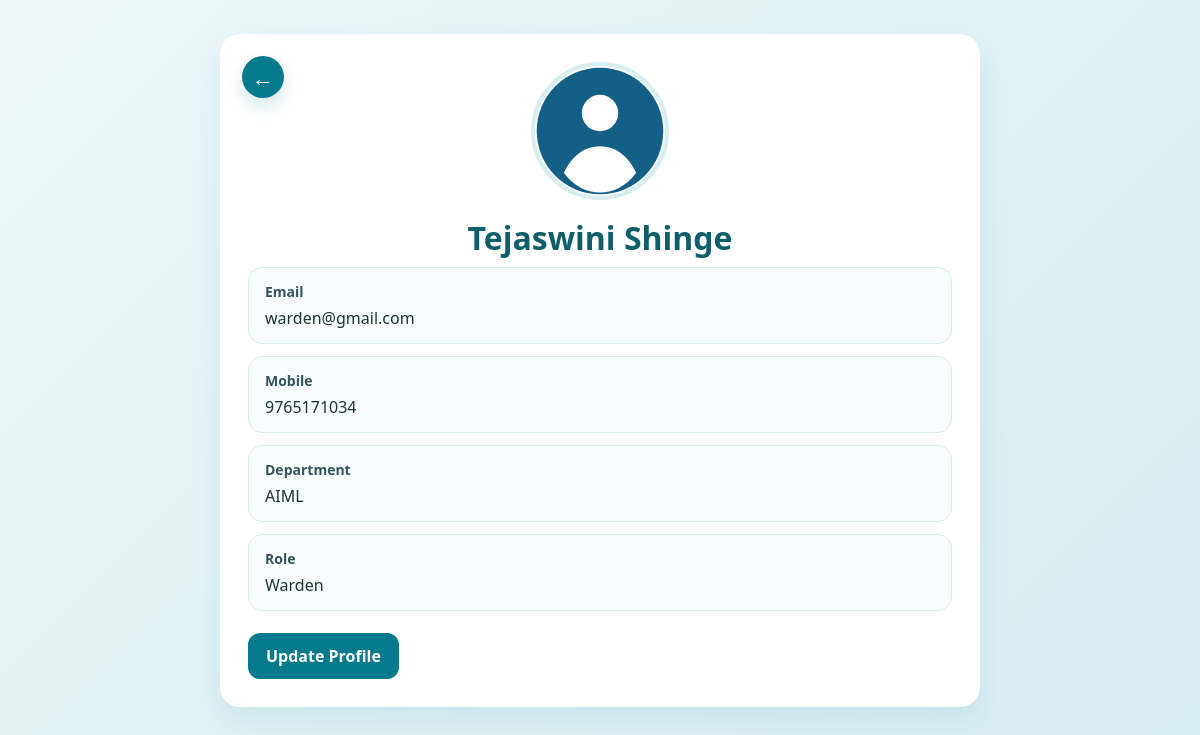
Screenshot of /HostelAssistSystem/profile.php (signed in) with the database file from the repository.
### tables this page shows
CREATE TABLE `faculty` (
  `staff_id` int(11) NOT NULL,
  `email` varchar(100) NOT NULL,
  `mobile` varchar(15) DEFAULT NULL,
  `department` varchar(50) DEFAULT NULL,
  `name` varchar(200) DEFAULT NULL,
  `password` varchar(255) DEFAULT NULL,
  `photo` varchar(255) DEFAULT NULL,
  `signature` varchar(255) DEFAULT NULL,
  `role` varchar(50) DEFAULT NULL
);

### HostelAssistSystem/system_helpers.php (called while the page is built, shortened)
<?php
if (!function_exists('ensureColumnExists')) {
    function ensureColumnExists($conn, $table, $column, $definition)
    {
        $table = mysqli_real_escape_string($conn, $table);
        $column = mysqli_real_escape_string($conn, $column);
        $result = mysqli_query($conn, "SHOW COLUMNS FROM `$table` LIKE '$column'");
    }
}
?>

### HostelAssistSystem/profile_common.php (called while the page is built, shortened)
<?php
include_once("system_helpers.php");
if (!function_exists('getProfileBackUrl')) {
    function getProfileBackUrl($role)
    {
        $role = strtolower(trim((string) $role));
        return 'warden_home.php';
    }
}
if (!function_exists('loadProfileContext')) {
    function loadProfileContext($conn)
    {
        ensureColumnExists($conn, 'students', 'year', "VARCHAR(50) NULL AFTER department");
        ensureColumnExists($conn, 'faculty', 'photo', "VARCHAR(255) NULL AFTER password");
        $role = isset($_SESSION['role']) ? strtolower(trim((string) $_SESSION['role'])) : '';
        $userId = isset($_SESSION['user_id']) ? (int) $_SESSION['user_id'] : 0;
        $isStudent = $role === 'student';
        $table = $isStudent ? 'students' : 'faculty';
        $idColumn = $isStudent ? 'student_id' : 'staff_id';
        $backUrl = getProfileBackUrl($role);
        $profileSql = $isStudent
            ? "SELECT student_id, name, email, mobile, parent_mobile1, parent_mobile2, department, `year`, semester, room_number, photo FROM students WHERE student_id = ?"
            : "SELECT staff_id, name, email, mobile, department, role, photo FROM faculty WHERE staff_id = ?";
        $profileStmt = mysqli_prepare($conn, $profileSql);
        mysqli_stmt_bind_param($profileStmt, 'i', $userId);
        mysqli_stmt_execute($profileStmt);
        $profileResult = mysqli_stmt_get_result($profileStmt);
        $row = $profileResult ? mysqli_fetch_assoc($profileResult) : null;
        $photoFile = !empty($row['photo']) ? 'uploads/' . $row['photo'] : 'images/default-profile.svg';
        return [
            'role' => $role,
            'userId' => $userId,
            'isStudent' => $isStudent,
            'table' => $table,
            'idColumn' => $idColumn,
            'backUrl' => $backUrl,
            'row' => $row,
            'photoFile' => $photoFile,
        ];
    }
}
?>

### HostelAssistSystem/profile.php (the view, shortened to what this page needs)
<?php
include("config.php");
include("profile_common.php");
$context = loadProfileContext($conn);
$isStudent = $context['isStudent'];
$backUrl = $context['backUrl'];
$row = $context['row'];
$photoFile = $context['photoFile'];
?>
<!DOCTYPE html>
<html lang="en">
<head>
</head>
<body>
<div class="page">
    <div class="card">
        <a class="back-link" href="<?php echo htmlspecialchars($backUrl); ?>" aria-label="Go back">&#8592;</a>
        <img class="profile-photo" src="<?php echo htmlspecialchars($photoFile); ?>" alt="Profile Photo">
        <h1><?php echo htmlspecialchars($row['name']); ?></h1>
        <div class="detail-grid">
            <div class="detail-box">
                <strong>Email</strong>
                <span><?php echo htmlspecialchars($row['email']); ?></span>
            </div>
            <div class="detail-box">
                <strong>Mobile</strong>
                <span><?php echo htmlspecialchars((string) ($row['mobile'] ?? 'Not added')); ?></span>
            </div>
            <div class="detail-box">
                <strong>Department</strong>
                <span><?php echo htmlspecialchars($row['department']); ?></span>
            </div>
            <?php if ($isStudent) { ?>
                <div class="detail-box">
                    <strong>Year</strong>
                    <span><?php echo htmlspecialchars((string) ($row['year'] ?? '')); ?></span>
                </div>
                <div class="detail-box">
                    <strong>Semester</strong>
                    <span><?php echo htmlspecialchars((string) ($row['semester'] ?? '')); ?></span>
                </div>
                <div class="detail-box">
                    <strong>Room Number</strong>
                    <span><?php echo htmlspecialchars((string) ($row['room_number'] ?? '')); ?></span>
                </div>
            <?php } else { ?>
                <div class="detail-box">
                    <strong>Role</strong>
                    <span><?php echo htmlspecialchars((string) ($row['role'] ?? '')); ?></span>
                </div>
            <?php } ?>
        </div>
        <a class="update-btn" href="edit_profile.php">Update Profile</a>
    </div>
</div>
</body>
</html>

### HostelAssistSystem/profile.php (style rules this page uses)
body { margin: 0; font-family: 'Segoe UI', Arial, sans-serif; background: linear-gradient(135deg, #edf7fa, #d8edf2); color: #1d3338; }
.page { max-width: 760px; margin: 34px auto; padding: 0 18px 32px; }
.back-link { position: absolute; top: 22px; left: 22px; width: 42px; height: 42px; border-radius: 50%; display: inline-flex; align-items: center; justify-content: center; text-decoration: none; color: #ffffff; font-size: 22px; font-weight: 700; background: #057a8d; box-shadow: 0 8px 18px rgba(5, 122, 141, 0.18); }
.card { position: relative; background: #ffffff; border-radius: 20px; padding: 28px; box-shadow: 0 14px 30px rgba(5, 122, 141, 0.10); }
.profile-photo { width: 130px; height: 130px; border-radius: 50%; object-fit: cover; display: block; margin: 0 auto 16px; border: 4px solid #d6edf2; }
h1 { margin-top: 0; color: #0f5f6b; text-align: center; margin-bottom: 8px; }
.detail-grid { display: grid; grid-template-columns: 1fr; gap: 12px; }
.detail-box { padding: 14px 16px; border-radius: 14px; background: #f8fcfd; border: 1px solid #dbecef; }
.detail-box strong { display: block; margin-bottom: 6px; color: #34545b; font-size: 14px; }
.update-btn { display: inline-block; margin-top: 22px; padding: 12px 18px; border-radius: 12px; background: #057a8d; color: #fff; text-decoration: none; font-weight: 600; }

### rows the page displays
faculty: name "Tejaswini Shinge", email "warden@gmail.com", mobile "9765171034", department "AIML", role "Warden"
